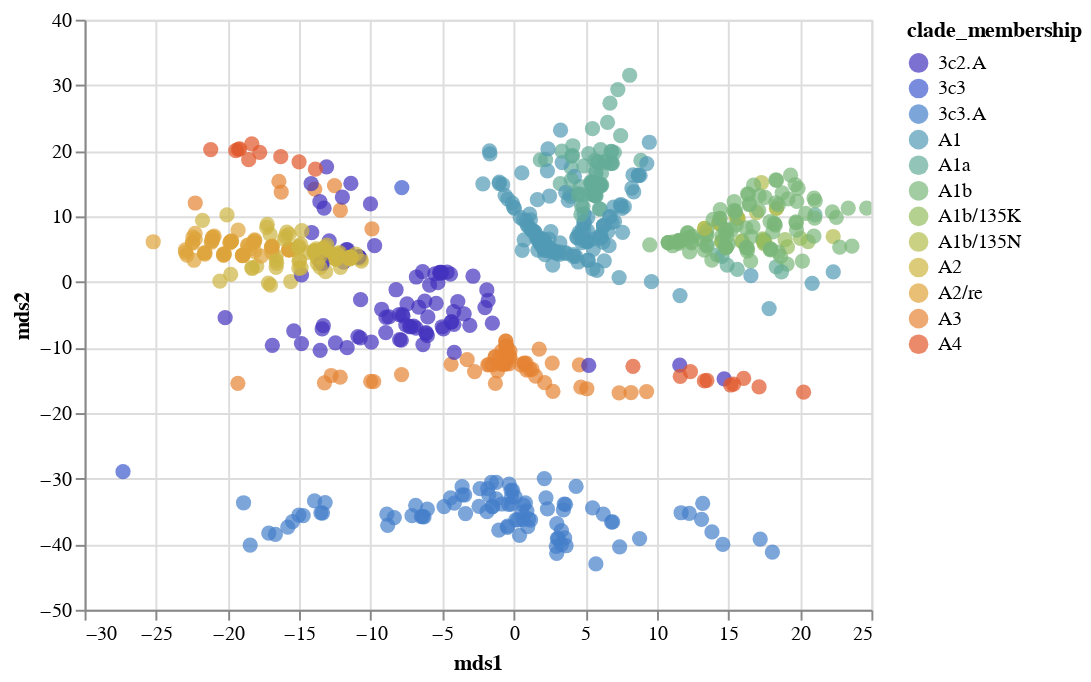

Here is the notebook cell this chart was saved with:
### Code cell
domain =  sorted(merged_mds_df_ha["clade_membership"].drop_duplicates().values)
range_ = colors[len(domain):len(domain)+1].dropna(axis=1).values.tolist()[0]
chart_12_mds = scatterplot_with_tooltip_interactive(merged_mds_df_ha,'mds1','mds2',"mds1","mds2",['strain','clade_membership'],'clade_membership:N', domain, range_)
chart_12_mds

### Figure 1 — Vega-Lite specification as saved in the notebook (floating-point values rounded to 4 significant figures; data arrays with more than 128 entries replaced by an {"elided": "..."} marker saying what was removed)
{"config": {"view": {"continuousWidth": 400, "continuousHeight": 300}}, "data": {"name": "data-222c7cc1e6b35e77650d93f83de39af2"}, "mark": {"type": "circle", "size": 60}, "encoding": {"color": {"type": "nominal", "field": "clade_membership", "scale": {"domain": ["3c2.A", "3c3", "3c3.A", "A1", "A1a", "A1b", "A1b/135K", "A1b/135N", "A2", "A2/re", "A3", "A4"], "range": ["#4433BE", "#3E5ACF", "#457FCB", "#529AB6", "#64AD98", "#7BB77A", "#96BD60", "#B3BD4D", "#CDB642", "#DFA43B", "#E68434", "#E2582C", "#DB2823"]}}, "tooltip": [{"type": "nominal", "field": "strain"}, {"type": "nominal", "field": "clade_membership"}], "x": {"type": "quantitative", "field": "mds1", "title": "mds1"}, "y": {"type": "quantitative", "field": "mds2", "title": "mds2"}}, "selection": {"selector005": {"type": "interval", "bind": "scales", "encodings": ["x", "y"]}}, "$schema": "https://vega.github.io/schema/vega-lite/v4.8.1.json", "datasets": {"data-222c7cc1e6b35e77650d93f83de39af2": {"elided": "744 records"}}}
